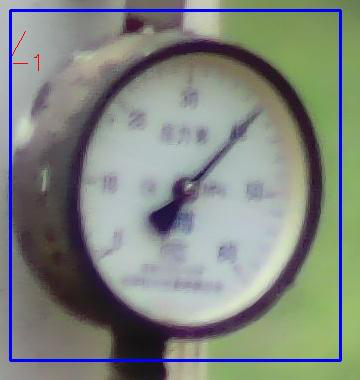
#> input picture images/表计/test1.png, 360 x 380 px, found by its file name
$ python enhancement.py   (older library calls are emulated)
#> lines starting #> are read from the running program, lines starting #| are printed output that depends on the picture; after the words box and inside, x2 and y2 are one past the last pixel; in counts of white or black regions, pixels touching at a corner belong together
#> further down, src is the input picture: shape (380, 360, 3); mean B, G, R 128.5, 135.2, 129.2
import cv2
import numpy as np

def subtractGauss(src, sigmaX=2.0, sigmaXX=2.2):
    '''
    高斯阈值滤波
    :param src:
    :param sigmaX:
    :param sigmaXX:
    :return:
    '''
#> called with sigmaX = 2, sigmaXX = 2.2
    image_gray = cv2.cvtColor(src=src, code=cv2.COLOR_BGR2GRAY)
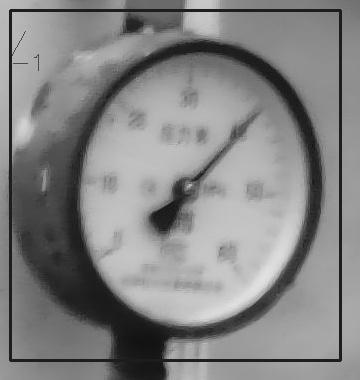
#> image_gray: shape (380, 360); min 11, max 227, mean 132.6
    gauss20 = cv2.GaussianBlur(src=image_gray, ksize=(0, 0), sigmaX=sigmaX)
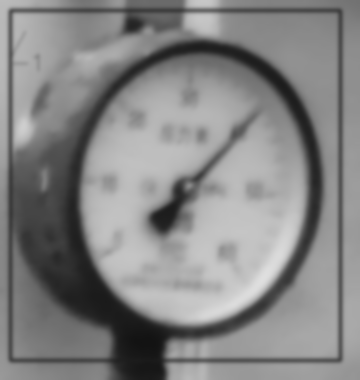
#> gauss20: shape (380, 360); min 18, max 223, mean 132.6
    gauss22 = cv2.GaussianBlur(src=image_gray, ksize=(0, 0), sigmaX=sigmaXX)
    subtract = cv2.subtract(src1=gauss22, src2=gauss20, dtype=cv2.CV_32F)
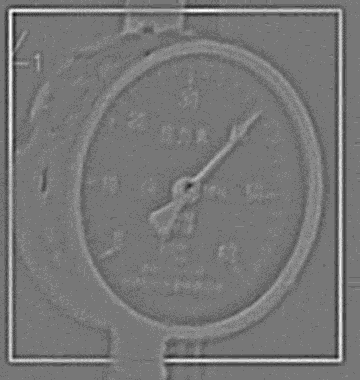
#> subtract: shape (380, 360) float32; min -7, max 8, mean 0.000804; drawn with min black and max white
    subtract = np.uint8(subtract)
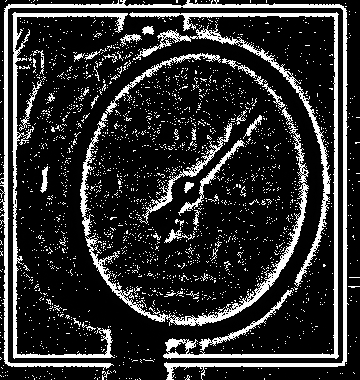
#> subtract: shape (380, 360); min 0, max 255, mean 46.5
    return subtract


def blackoutlineenhancement(img, low=120, upper=255):
    '''
    强化图中黑线条
    :param img:
    :param low:
    :param upper:
    :return:
    '''
#> called with low = 120, upper = 255
    size = (img.shape[0], img.shape[1])
#> size = (380, 360)
    _, threshold_img = cv2.threshold(
        cv2.cvtColor(cv2.resize(img, size, interpolation=cv2.INTER_AREA), cv2.COLOR_BGR2GRAY), low, upper,
        cv2.THRESH_BINARY)
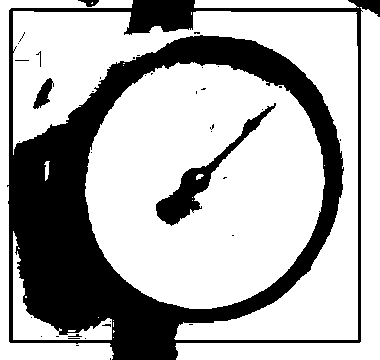
#> threshold_img: shape (360, 380); 69.4% white; 39 black regions (33 under 20 px), largest, box (x1, y1, x2, y2) and area: (7, 0, 380, 360) 38988, (156, 103, 276, 226) 2246, (33, 78, 54, 109) 303, (78, 0, 99, 7) 85, (36, 51, 41, 67) 21, (68, 334, 82, 337) 20
    return cv2.cvtColor(threshold_img, cv2.COLOR_GRAY2BGR)


def his_equl_color(img):
    '''
    直方图均衡
    :param img:
    :return:
    '''
    ycrcb = cv2.cvtColor(img, cv2.COLOR_BGR2YCR_CB)
#> ycrcb: shape (380, 360, 3); mean of channels 0, 1, 2 132.6, 125.6, 125.6
    channels = cv2.split(ycrcb)
    cv2.equalizeHist(channels[0], channels[0])  # equalizeHist(in,out)
    cv2.merge(channels, ycrcb)
    img_eq = cv2.cvtColor(ycrcb, cv2.COLOR_YCR_CB2BGR)
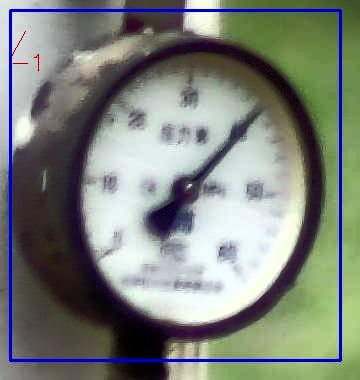
#> img_eq: shape (380, 360, 3); mean B, G, R 124.2, 131.2, 125.3
#> ycrcb: shape (380, 360, 3); mean of channels 0, 1, 2 128.5, 125.6, 125.6
    return img_eq


if __name__ == '__main__':
    img_path = 'test1.png'
    src = cv2.imread(img_path)
    cv2.imshow('src', src)
    cv2.waitKey()
    # 算法1:高斯阈值滤波
    dst1 = subtractGauss(src, 2.0, 2.2)
    cv2.imshow('dst1', dst1)
    cv2.waitKey()
    # 算法2:二值化增强黑色轮廓
    dst2 = blackoutlineenhancement(src, 120,255)
    cv2.imshow('dst2', dst2)
    cv2.waitKey()
    # 算法3:直方图均衡化
    dst3 = his_equl_color(src)
    cv2.imshow('dst3', dst3)
    cv2.waitKey()

$ run again, with images/表计/test2.png copied over images/表计/test1.png
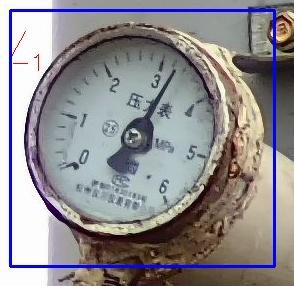
#> input picture images/表计/test2.png, 294 x 286 px, found by its file name
#> src is the input picture: shape (286, 294, 3); mean B, G, R 144.4, 140.9, 143.8
#> in blackoutlineenhancement, `_, threshold_img = cv2.threshold( cv2.cvtColor(cv2.resize(img, size, i..`:
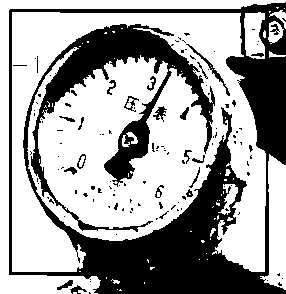
#> threshold_img: shape (294, 286); 63.6% white; 125 black regions (104 under 20 px), largest, box (x1, y1, x2, y2) and area: (9, 2, 286, 294) 28910, (186, 44, 230, 96) 184, (153, 106, 167, 122) 95
#> in his_equl_color, `img_eq = cv2.cvtColor(ycrcb, cv2.COLOR_YCR_CB2BGR)`:
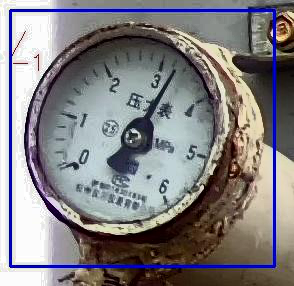
#> img_eq: shape (286, 294, 3); mean B, G, R 131, 127.7, 130.3

$ run again, with images/表计/test4.png copied over images/表计/test1.png
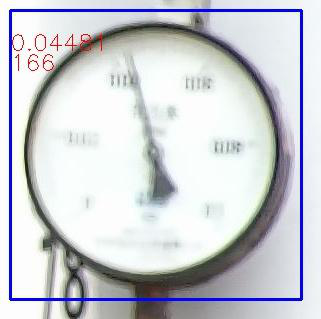
#> input picture images/表计/test4.png, 321 x 319 px, found by its file name
#> src is the input picture: shape (319, 321, 3); mean B, G, R 211.7, 206, 203.6
#> in blackoutlineenhancement, `_, threshold_img = cv2.threshold( cv2.cvtColor(cv2.resize(img, size, i..`:
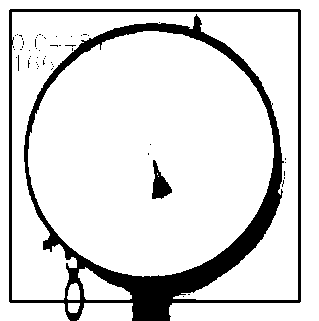
#> threshold_img: shape (321, 319); 86.5% white; 56 black regions (54 under 20 px), largest, box (x1, y1, x2, y2) and area: (9, 9, 301, 321) 13330, (152, 160, 172, 199) 401
#> in his_equl_color, `img_eq = cv2.cvtColor(ycrcb, cv2.COLOR_YCR_CB2BGR)`:
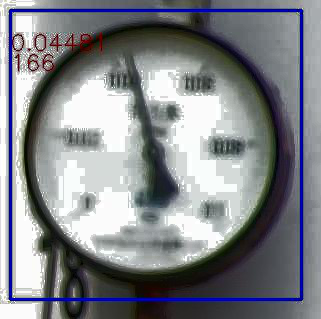
#> img_eq: shape (319, 321, 3); mean B, G, R 137.4, 132.3, 129.6
